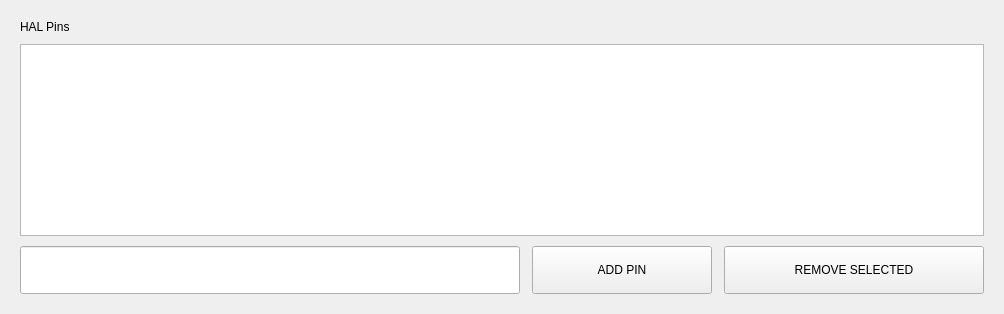
                <widget class="QWidget" name="page_debug">
                  <layout class="QVBoxLayout" name="lay_page_debug">
                    <property name="spacing">
                      <number>10</number>
                    </property>
                    <property name="leftMargin">
                      <number>20</number>
                    </property>
                    <property name="topMargin">
                      <number>20</number>
                    </property>
                    <property name="rightMargin">
                      <number>20</number>
                    </property>
                    <property name="bottomMargin">
                      <number>20</number>
                    </property>
                    <item>
                      <widget class="QLabel" name="lbl_debug_title">
                        <property name="text">
                          <string>HAL Pins</string>
                        </property>
                      </widget>
                    </item>
                    <item>
                      <widget class="QTableWidget" name="debug_table">
                        <property name="sizePolicy">
                          <sizepolicy hsizetype="Expanding" vsizetype="Expanding">
                            <horstretch>0</horstretch>
                            <verstretch>0</verstretch>
                          </sizepolicy>
                        </property>
                      </widget>
                    </item>
                    <item>
                      <layout class="QHBoxLayout" name="lay_debug_btns">
                        <property name="spacing">
                          <number>12</number>
                        </property>
                        <property name="leftMargin">
                          <number>0</number>
                        </property>
                        <property name="topMargin">
                          <number>0</number>
                        </property>
                        <property name="rightMargin">
                          <number>0</number>
                        </property>
                        <property name="bottomMargin">
                          <number>0</number>
                        </property>
                        <item>
                          <widget class="QLineEdit" name="debug_pin_name">
                            <property name="minimumSize">
                              <size>
                                <width>500</width>
                                <height>48</height>
                              </size>
                            </property>
                            <property name="maximumSize">
                              <size>
                                <width>16777215</width>
                                <height>48</height>
                              </size>
                            </property>
                          </widget>
                        </item>
                        <item>
                          <widget class="QPushButton" name="btn_debug_add">
                            <property name="minimumSize">
                              <size>
                                <width>180</width>
                                <height>48</height>
                              </size>
                            </property>
                            <property name="maximumSize">
                              <size>
                                <width>180</width>
                                <height>48</height>
                              </size>
                            </property>
                            <property name="text">
                              <string>ADD PIN</string>
                            </property>
                          </widget>
                        </item>
                        <item>
                          <widget class="QPushButton" name="btn_debug_remove">
                            <property name="minimumSize">
                              <size>
                                <width>260</width>
                                <height>48</height>
                              </size>
                            </property>
                            <property name="maximumSize">
                              <size>
                                <width>260</width>
                                <height>48</height>
                              </size>
                            </property>
                            <property name="text">
                              <string>REMOVE SELECTED</string>
                            </property>
                          </widget>
                        </item>
                      </layout>
                    </item>
                  </layout>
                </widget>
